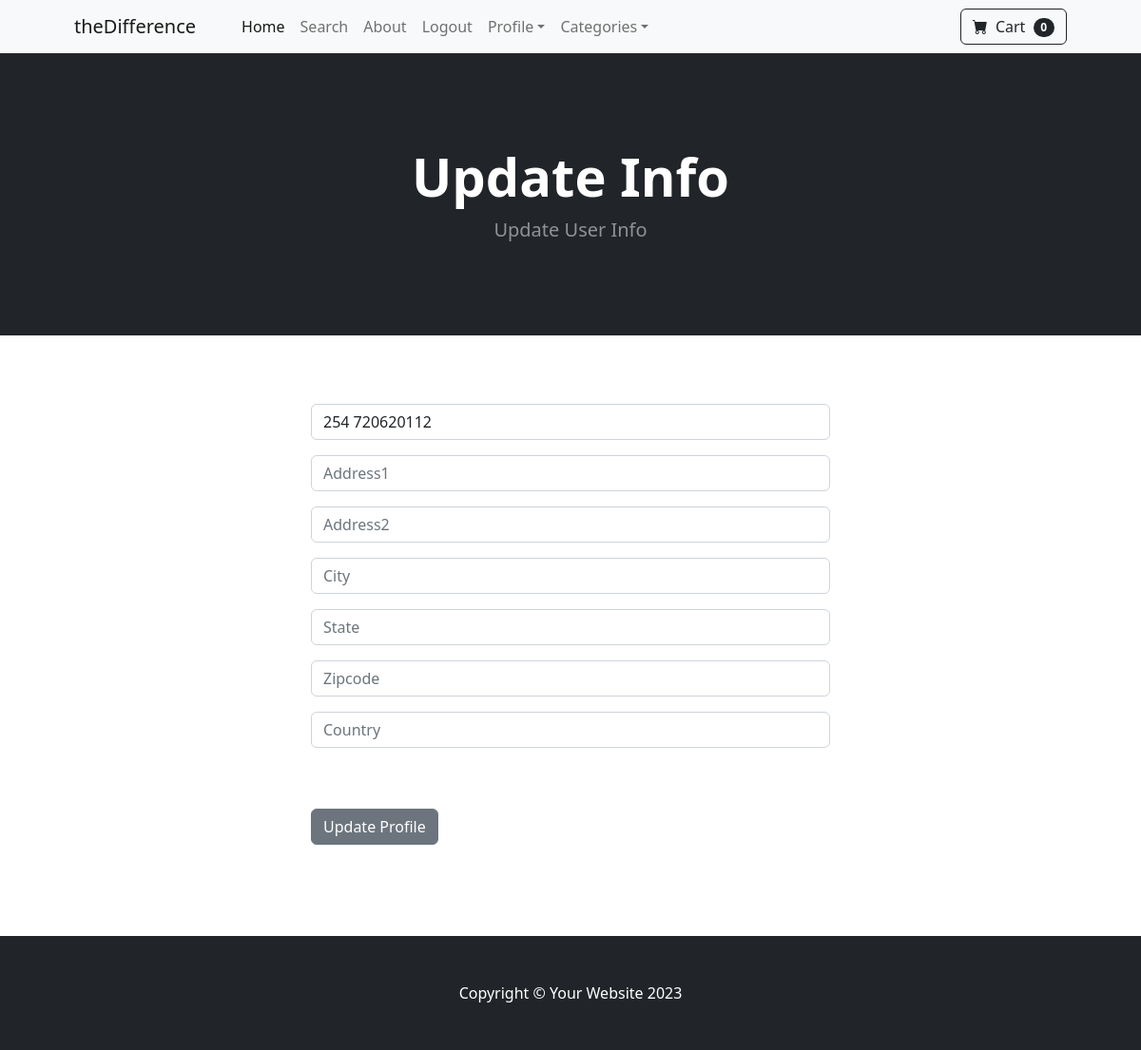
Before: /update_info/ (signed in) with the older database file.
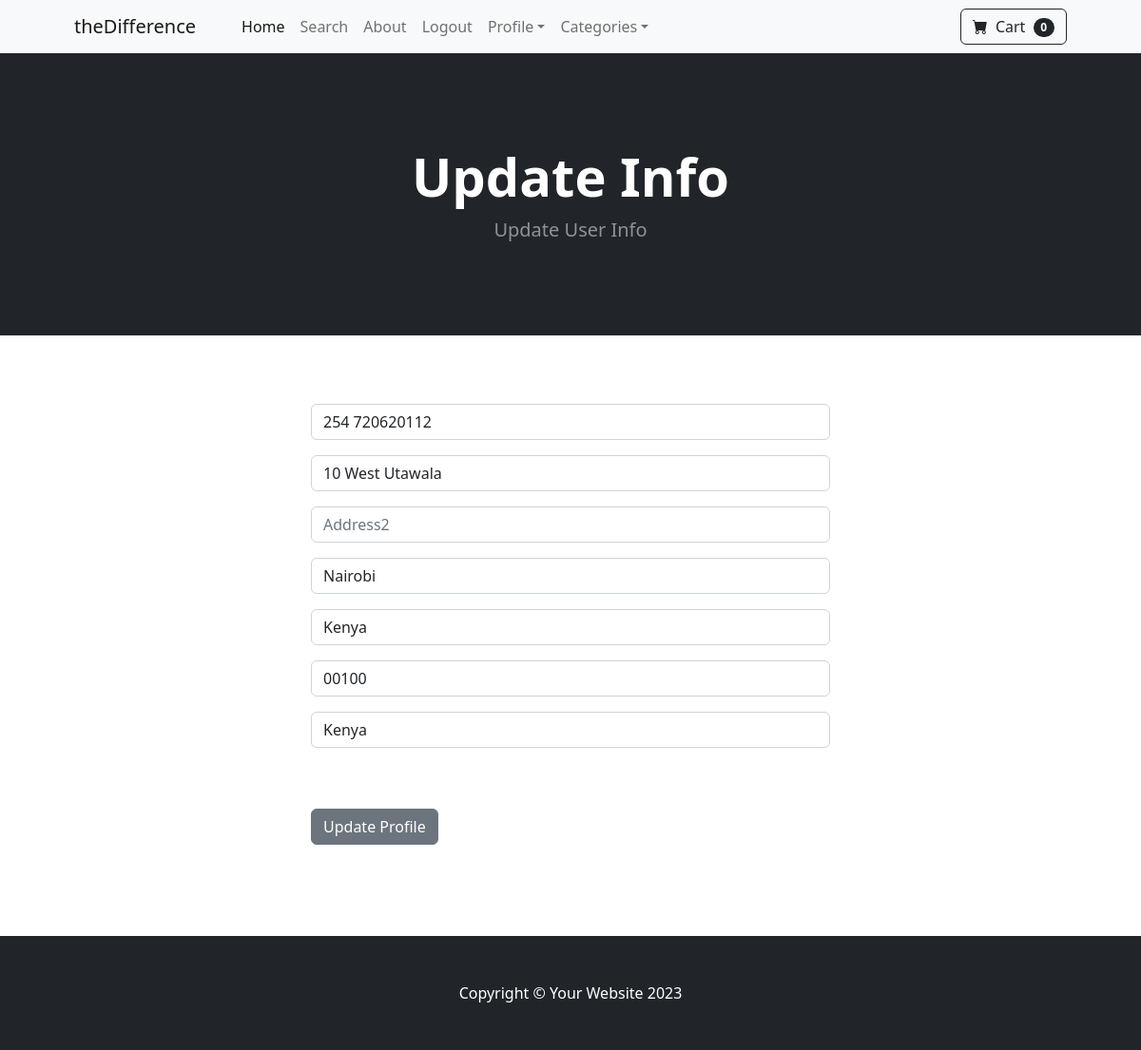
After: the same page with the newer database file.
### store/models.py (models this page shows, shortened)
class Profile(models.Model):
    user = models.OneToOneField(User, on_delete=models.CASCADE)
    date_modified = models.DateTimeField(User, auto_now=True)
    phone = models.CharField(max_length=30, blank = True)
    address1 = models.CharField(max_length=200, blank= True)
    address2 = models.CharField(max_length=200, blank= True)
    city = models.CharField(max_length=200, blank= True)
    state = models.CharField(max_length=200, blank= True)
    zipcode = models.CharField(max_length=200, blank= True)
    country = models.CharField(max_length=200, blank= True)
    old_cart = models.CharField(max_length=200, blank= True, null=True)

### store/views.py (the view)
# urls.py: path('update_info/', views.update_info, name='update_info'),
def update_info(request):
    if request.user.is_authenticated:
        try:
            current_user = Profile.objects.get(user__id = request.user.id)
        except Profile.DoesNotExist:
            messages.error(request, "Profile does not exist. Please create your profile first.")
            return redirect('home')  # Adjust this to the appropriate URL or view where the user can create a profile
        form =UserInfoForm (request.POST or None, instance = current_user)
        if form.is_valid():
            form.save()
            messages.success(request, "Your Info has been Updated")
            return redirect('home')
        return render(request, 'update_info.html', {'form':form})
    else:
        messages.success(request, "You must be logged in to access that page!")
        return redirect('home')

### store/forms.py
class UserInfoForm(forms.ModelForm):
	phone = forms.CharField(label="", widget=forms.TextInput(attrs={'class':'form-control', 'placeholder':"Phone"}), required= False)
	address1 = forms.CharField(label="", widget=forms.TextInput(attrs={'class':'form-control', 'placeholder':"Address1"}), required= False)
	address2 = forms.CharField(label="", widget=forms.TextInput(attrs={'class':'form-control', 'placeholder':"Address2"}), required= False)
	city = forms.CharField(label="", widget=forms.TextInput(attrs={'class':'form-control', 'placeholder':"City"}), required= False)
	state = forms.CharField(label="", widget=forms.TextInput(attrs={'class':'form-control', 'placeholder':"State"}), required= False)
	zipcode = forms.CharField(label="", widget=forms.TextInput(attrs={'class':'form-control', 'placeholder':"Zipcode"}), required= False)
	country = forms.CharField(label="", widget=forms.TextInput(attrs={'class':'form-control', 'placeholder':"Country"}), required= False)
	class Meta:
		model = Profile
		fields = ('phone', 'address1', 'address2', 'city', 'state', 'zipcode', 'country')

### cart/cart.py (called while the page is built)
    def __len__(self):
        return len(self.cart)

### cart/context_processors.py (called while the page is built)
def cart(request):
    return{'cart':Cart(request)}

### store/templates/update_info.html (shortened to what this page needs)
{% extends 'base.html' %} {% block content %}
<header class="bg-dark py-5">
  <div class="container px-4 px-lg-5 my-5">
    <div class="text-center text-white">
      <h1 class="display-4 fw-bolder">Update Info</h1>
      <p class="lead fw-normal text-white-50 mb-0">Update User Info</p>
    </div>
  </div>
</header>
<br />
<br />
<br />
<div class="container">
  <div class="row">
    <div class="col-md-6 offset-md-3">
      <form method="POST" action="{% url 'update_info' %}">
        {% csrf_token %} {{form.as_p}}
        <br /><br />
        <button type="submit" class="btn btn-secondary">Update Profile</button>
      </form>
      <br /><br />
      <br /><br />
    </div>
  </div>
</div>
{% endblock %}

Changed rows visible on the page:
changed Profile: address1 (not shown) → "10 West Utawala"; city (not shown) → "Nairobi"; state (not shown) → "Kenya"; zipcode (not shown) → "00100"; country (not shown) → "Kenya"
